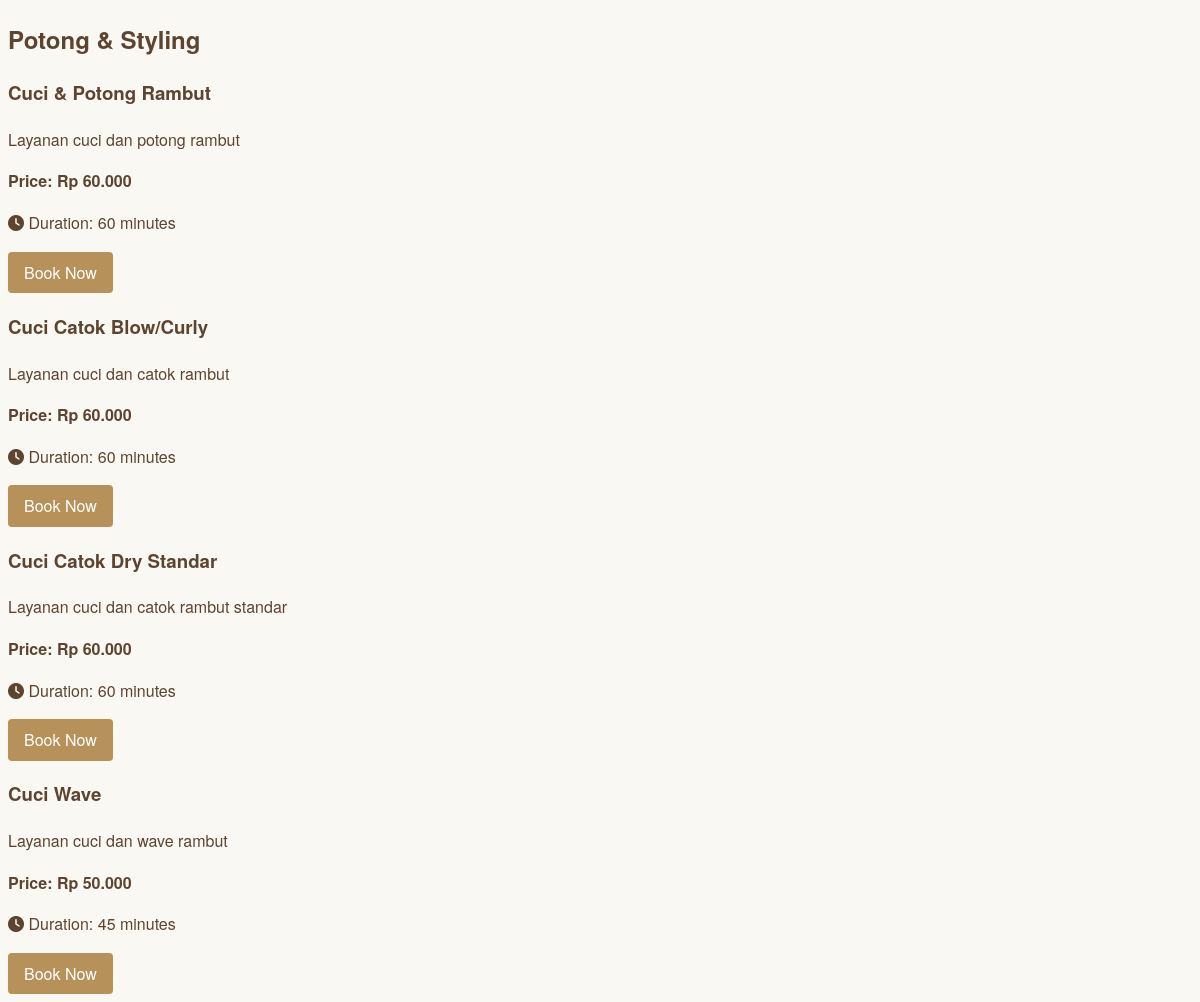
/category.php?id=1, run on the app's committed database.
### tables this page shows
CREATE TABLE `categories` (
  `id` int(11) NOT NULL,
  `name` varchar(100) NOT NULL
);

CREATE TABLE `services` (
  `id` int(11) NOT NULL,
  `category_id` int(11) DEFAULT NULL,
  `name` varchar(100) NOT NULL,
  `description` text DEFAULT NULL,
  `price` decimal(10,2) NOT NULL,
  `duration` int(11) NOT NULL
);

### category.php (the view, shortened to what this page needs)
<?php
require_once 'config.php';
$categoryId = $_GET['id'];
$stmt = $pdo->prepare("SELECT * FROM categories WHERE id = ?");
$stmt->execute([$categoryId]);
$category = $stmt->fetch(PDO::FETCH_ASSOC);
$stmt = $pdo->prepare("SELECT * FROM services WHERE category_id = ?");
$stmt->execute([$categoryId]);
$services = $stmt->fetchAll(PDO::FETCH_ASSOC);
?>
<!DOCTYPE html>
<html lang="id">
<head>
    <link rel="stylesheet" href="styles/main.css">
    <link rel="stylesheet" href="https://cdnjs.cloudflare.com/ajax/libs/font-awesome/6.0.0-beta3/css/all.min.css">
    <link href="https://unpkg.com/aos@2.3.1/dist/aos.css" rel="stylesheet">
</head>
<body>
    <section class="category-header">
        <h1 data-aos="fade-up"><?php echo htmlspecialchars($category['name']); ?></h1>
    </section>
    <section class="services">
        <div class="services-grid">
            <?php foreach ($services as $service): ?>
                <div class="service-card" data-aos="fade-up">
                    <h3><?php echo htmlspecialchars($service['name']); ?></h3>
                    <p><?php echo htmlspecialchars($service['description']); ?></p>
                    <p><strong>Price: Rp <?php echo number_format($service['price'], 0, ',', '.'); ?></strong></p>
                    <p><i class="fas fa-clock"></i> Duration: <?php echo $service['duration']; ?> minutes</p>
                    <a href="book.php?service_id=<?php echo $service['id']; ?>" class="btn btn-primary">Book Now</a>
                </div>
            <?php endforeach; ?>
        </div>
    </section>
</body>
</html>

### styles/main.css (style rules this page uses)
:root { --primary-color: #b69159; --secondary-color: #8c6642; --accent-color: #d4c39d; --background-color: #faf8f2; --text-color: #5d4431; --text-light-color: #72533a; }
body { font-family: "Helvetica Neue", Arial, sans-serif; background-color: var(--background-color); color: var(--text-color); line-height: 1.6; }
.btn { display: inline-block; background-color: var(--primary-color); color: white; padding: 0.5rem 1rem; border-radius: 0.25rem; text-decoration: none; transition: background-color 0.3s ease; }

### data on the page
categories: name "Potong & Styling"
services: name "Cuci & Potong Rambut", description "Layanan cuci dan potong rambut", price "60.000", duration "60"
services: name "Cuci Catok Blow/Curly", description "Layanan cuci dan catok rambut", price "60.000", duration "60"
services: name "Cuci Catok Dry Standar", description "Layanan cuci dan catok rambut standar", price "60.000", duration "60"
services: name "Cuci Wave", description "Layanan cuci dan wave rambut", price "50.000", duration "45"
